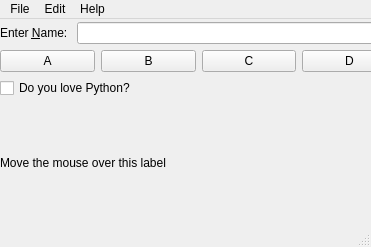
<?xml version="1.0" encoding="UTF-8"?>
<ui version="4.0">
 <class>Events</class>
 <widget class="QMainWindow" name="Events">
  <property name="geometry">
   <rect>
    <x>0</x>
    <y>0</y>
    <width>371</width>
    <height>247</height>
   </rect>
  </property>
  <property name="mouseTracking">
   <bool>false</bool>
  </property>
  <property name="windowTitle">
   <string>Events</string>
  </property>
  <widget class="QWidget" name="centralwidget">
   <widget class="QWidget" name="verticalLayoutWidget">
    <property name="geometry">
     <rect>
      <x>0</x>
      <y>3</y>
      <width>397</width>
      <height>200</height>
     </rect>
    </property>
    <layout class="QVBoxLayout" name="verticalLayout">
     <item>
      <layout class="QHBoxLayout" name="horizontalLayout">
       <item>
        <widget class="QLabel" name="labName">
         <property name="text">
          <string>Enter &amp;Name: </string>
         </property>
         <property name="buddy">
          <cstring>leName</cstring>
         </property>
        </widget>
       </item>
       <item>
        <widget class="QLineEdit" name="leName"/>
       </item>
      </layout>
     </item>
     <item>
      <layout class="QHBoxLayout" name="horizontalLayout_2">
       <item>
        <widget class="QPushButton" name="pb_A">
         <property name="text">
          <string>A</string>
         </property>
        </widget>
       </item>
       <item>
        <widget class="QPushButton" name="pb_B">
         <property name="text">
          <string>B</string>
         </property>
        </widget>
       </item>
       <item>
        <widget class="QPushButton" name="pb_C">
         <property name="text">
          <string>C</string>
         </property>
        </widget>
       </item>
       <item>
        <widget class="QPushButton" name="pb_D">
         <property name="text">
          <string>D</string>
         </property>
        </widget>
       </item>
      </layout>
     </item>
     <item>
      <widget class="QCheckBox" name="checkBox">
       <property name="text">
        <string>Do you love Python?</string>
       </property>
      </widget>
     </item>
     <item>
      <widget class="QLabel" name="label">
       <property name="minimumSize">
        <size>
         <width>100</width>
         <height>100</height>
        </size>
       </property>
       <property name="mouseTracking">
        <bool>true</bool>
       </property>
       <property name="text">
        <string>Move the mouse over this label</string>
       </property>
      </widget>
     </item>
    </layout>
   </widget>
  </widget>
  <widget class="QMenuBar" name="menubar">
   <property name="geometry">
    <rect>
     <x>0</x>
     <y>0</y>
     <width>371</width>
     <height>26</height>
    </rect>
   </property>
   <widget class="QMenu" name="menuFile">
    <property name="title">
     <string>File</string>
    </property>
    <addaction name="actionQuit"/>
   </widget>
   <widget class="QMenu" name="menuEdit">
    <property name="title">
     <string>Edit</string>
    </property>
    <addaction name="actionClear_name_field"/>
   </widget>
   <widget class="QMenu" name="menuHelp">
    <property name="title">
     <string>Help</string>
    </property>
    <addaction name="actionAbout_Event_Demo"/>
   </widget>
   <addaction name="menuFile"/>
   <addaction name="menuEdit"/>
   <addaction name="menuHelp"/>
  </widget>
  <widget class="QStatusBar" name="statusbar"/>
  <action name="actionQuit">
   <property name="text">
    <string>Quit</string>
   </property>
  </action>
  <action name="actionClear_name_field">
   <property name="text">
    <string>Clear name field</string>
   </property>
  </action>
  <action name="actionAbout_Event_Demo">
   <property name="text">
    <string>About Event Demo</string>
   </property>
  </action>
 </widget>
 <resources/>
 <connections>
  <connection>
   <sender>actionQuit</sender>
   <signal>triggered()</signal>
   <receiver>centralwidget</receiver>
   <slot>close()</slot>
   <hints>
    <hint type="sourcelabel">
     <x>-1</x>
     <y>-1</y>
    </hint>
    <hint type="destinationlabel">
     <x>185</x>
     <y>123</y>
    </hint>
   </hints>
  </connection>
 </connections>
</ui>
